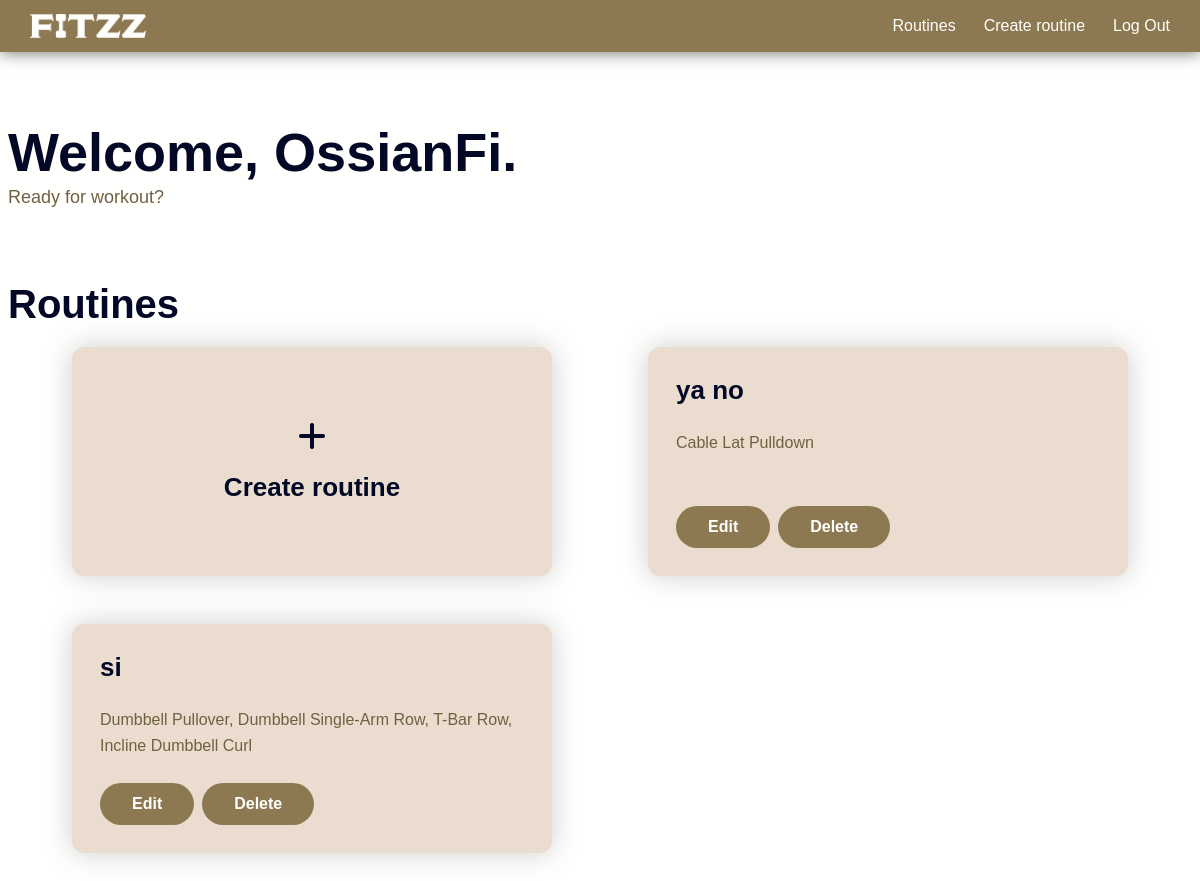
Screenshot of / (signed in) with the database file from the repository.
### tables this page shows
CREATE TABLE user (
  id INTEGER PRIMARY KEY AUTOINCREMENT,
  username TEXT NOT NULL,
  hash TEXT NOT NULL
);

CREATE TABLE routine (
  id INTEGER PRIMARY KEY AUTOINCREMENT,
  user_id INTEGER NOT NULL,
  name TEXT NOT NULL,
  FOREIGN KEY (user_id) REFERENCES user (id) ON DELETE CASCADE
);

CREATE TABLE exercise (
  id INTEGER PRIMARY KEY AUTOINCREMENT,
  muscle_group_id INTEGER NOT NULL,
  name TEXT NOT NULL,
  FOREIGN KEY (muscle_group_id) REFERENCES muscle_group (id) ON DELETE RESTRICT
);

### app.py (the view)
@app.route("/")
@login_required
def index():
    user = db.execute("SELECT username FROM user WHERE id = ?", session["user_id"])[0]
    routine_names = db.execute(
        "SELECT id, name FROM routine WHERE user_id = ?", session["user_id"]
    )
    routine_map = {routine["id"]: routine["name"] for routine in routine_names}
    exercises = db.execute(
        """
            SELECT
                r.id AS routine_id,
                e.name AS exercise_name
            FROM routine r
            JOIN routine_exercise re ON r.id = re.routine_id
            JOIN exercise e ON re.exercise_id = e.id
            WHERE r.user_id = ?
            ORDER BY r.id, re.position
        """,
        session["user_id"],
    )
    routine_exercises = defaultdict(list)
    for exercise in exercises:
        routine_exercises[exercise["routine_id"]].append(exercise["exercise_name"])
    routines = []
    for routine_id, exercises in routine_exercises.items():
        routines.append(
            {
                "id": routine_id,
                "name": routine_map[routine_id],
                "exercises": ", ".join(exercises),
            }
        )
    return render_template("index.html", username=user["username"], routines=routines)

### app.py (called while the page is built)
@app.after_request
def after_request(response):
    response.headers["Cache-Control"] = "no-cache, no-store, must-revalidate"
    response.headers["Expires"] = 0
    response.headers["Pragma"] = "no-cache"
    return response

### helpers.py (called while the page is built)
def login_required(f):
    @wraps(f)
    def decorated_function(*args, **kwargs):
        if session.get("user_id") is None:
            return redirect("/login")
        return f(*args, **kwargs)
    return decorated_function

### templates/index.html (shortened to what this page needs)
{% extends "base.html" %}
{% block main %}
    <div class="container title-region flex column center-justify">
        <h1 class="h1 no-margin">Welcome, {{ username }}.</h1>
        <p>Ready for workout?</p>
    </div>
    <div class="container">
        <h2 class="h2">Routines</h2>
        <div class="routines grid">
            <div class="card add">
                <a class="flex column center-justify center-align gap" href="/new">
                    <i class="fa fa-plus"></i>
                    <h3 class="h3 text-center no-margin">Create routine</h3>
                </a>
            </div>
            {% for routine in routines %}
                <div class="card">
                    <a href="/view/{{ routine.id }}">
                        <h3 class="h3 no-margin">{{ routine.name }}</h3>
                        <p>{{ routine.exercises }}</p>
                        <div class="button-wrapper flex">
                            <form action="/edit/{{ routine.id }}" method="get">
                                <button class="btn" type="submit">Edit</button>
                            </form>
                            <form action="/delete/{{ routine.id }}" method="get">
                                <button class="btn" type="submit">Delete</button>
                            </form>
                        </div>
                    </a>
                </div>
            {% endfor %}
        </div>
    </div>
{% endblock %}

### static/css/styles.css (style rules this page uses)
:root { --c-seashell: #f9f4ef; --c-dark-blue: #020826; --c-brown: #8c7851; --c-white: #fffffe; --c-almond: #eaddcf; --c-carmine: #f25042; --c-paragraph: #716040; }
html { scroll-behavior: smooth; }
body { font-family: 'General Sans', sans-serif; background-color: var(--c-white); }
.h1 { font-size: 3.375rem; font-weight: 700; margin-bottom: 1.5rem; color: var(--c-dark-blue); }
.h2 { font-size: 2.5rem; font-weight: 700; margin-bottom: 1.25rem; color: var(--c-dark-blue); }
.h3 { font-size: 1.625rem; font-weight: 700; margin-bottom: 1rem; color: var(--c-dark-blue); }
p { font-size: 1.125rem; font-weight: 400; line-height: 1.625; margin-bottom: 0.625rem; color: var(--c-paragraph); }
a { font-size: 1.125rem; font-weight: 600; text-decoration: none; color: var(--c-paragraph); }
.text-center { text-align: center; }
.no-margin { margin: 0; }
::placeholder { color: gray; font-style: italic; }
.btn { font-size: 1rem; font-weight: 600; border-radius: 2rem; padding: 0.75rem 2rem; font-family: inherit; cursor: pointer; border: none; transition: background-color 0.3s ease-in-out, transform 0.3s ease; background-color: var(--c-brown); color: var(--c-white); }
.container { width: 100%; margin-left: auto; margin-right: auto; padding-left: 0.5rem; padding-right: 0.5rem; }
.title-region { height: 11rem; }
.container.title-region { margin-top: 2rem; margin-bottom: 1.375rem; }
.flex { display: flex; }
.flex.column { flex-direction: column; }
.flex.center-align { align-items: center; }
.flex.center-justify { justify-content: center; }
.flex.gap { gap: 1.25rem; }
.grid { display: grid; grid-template-columns: repeat(auto-fit, minmax(12.75rem, 1fr)); grid-auto-rows: min-content; place-items: center; row-gap: 1rem; }
.routines { padding: 0 1rem; margin-bottom: 2.75rem; }
.routines .card { height: auto; width: min(30rem, 100%); padding: 1.75rem; }
.routines .card.add { height: 100%; padding: 3rem; }
.routines .card.add a { font-size: 2rem; color: var(--c-dark-blue); }
.routines .card.add .h3 { margin-bottom: 0; }
.routines .card .h3 { margin-bottom: 1.5rem; white-space: nowrap; overflow: hidden; text-overflow: ellipsis; }
.routines .card p { height: 3.25rem; font-size: 1rem; margin-bottom: 1.5rem; display: -webkit-box; -webkit-line-clamp: 2; line-clamp: 2; -webkit-box-orient: vertical; overflow: hidden; }
.routines.grid { grid-template-columns: 1fr; row-gap: 3rem; }
.routines .card .button-wrapper { flex-wrap: wrap; gap: 0.5rem; }
.card { width: 11.875rem; height: 15.75rem; border-radius: 0.75rem; transition: transform 0.3s ease; box-shadow: 0 0 1.875rem rgba(0, 0, 0, 0.2); background-color: var(--c-almond); }
.card a { width: 100%; height: 100%; }
@media (min-width: 576px) { .container { max-width: 576px; } }
@media (min-width: 768px) { .container { max-width: 768px; } }
@media (min-width: 768px) { .grid { grid-template-columns: repeat(auto-fit, minmax(14.375rem, 1fr)); row-gap: 2rem; } }
@media (min-width: 768px) { .routines.grid { grid-template-columns: repeat(auto-fit, minmax(31.5rem, 1fr)); } }
@media (min-width: 768px) { .card { width: 13.125rem; height: 17.5rem; } }
@media (min-width: 992px) { .container { max-width: 992px; } }
@media (min-width: 1200px) { .container { max-width: 1200px; } }

### rows the page displays
user: username "OssianFi"
routine: name "ya no"
exercise: exercises "Cable Lat Pulldown"
routine: name "si", exercises "Dumbbell Pullover, Dumbbell Single-Arm Row, T-Bar Row, Incline Dumbbell Curl"
